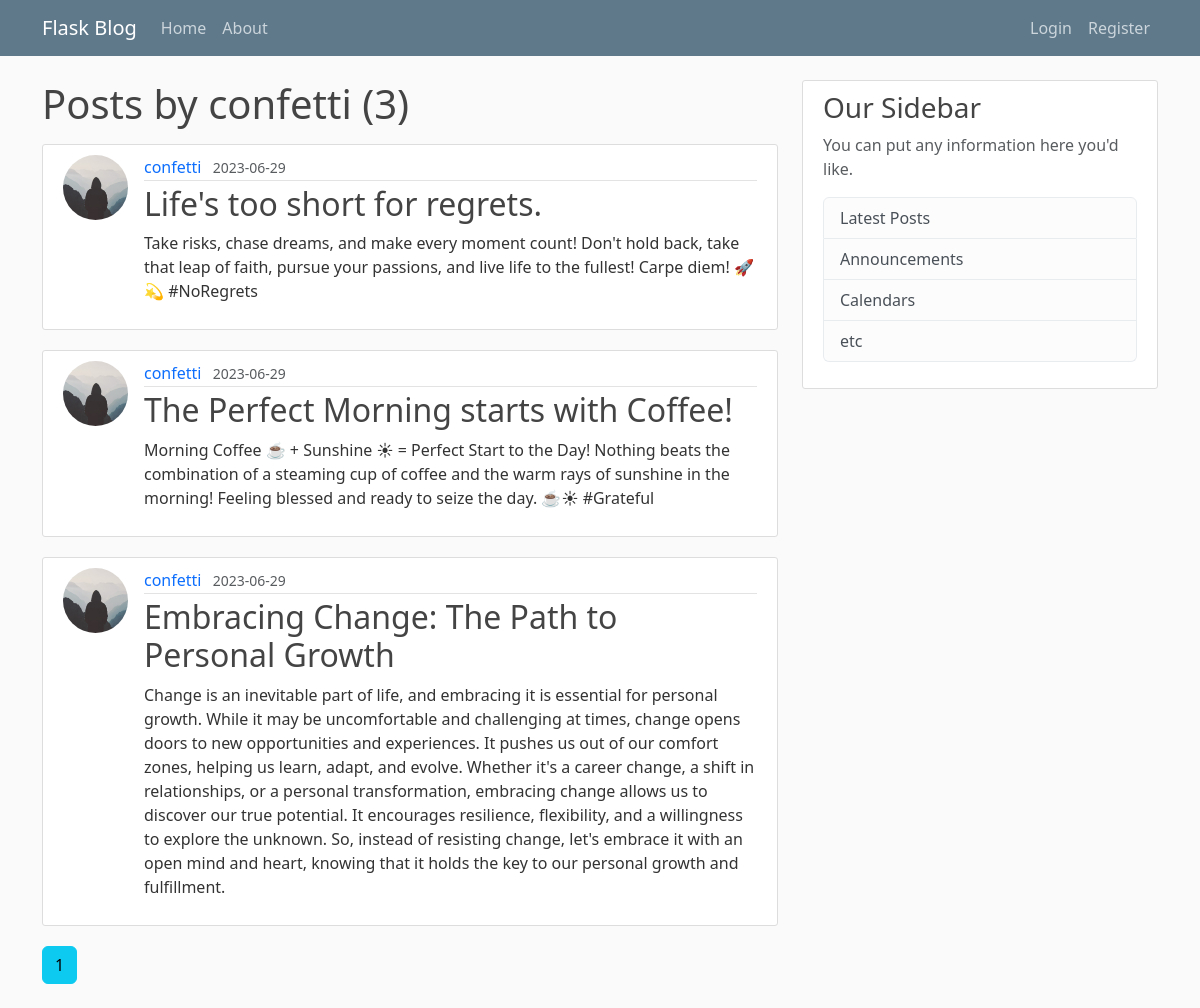
Page /user/confetti on the committed database.
### flaskblog/models.py (models this page shows, shortened)
class User(db.Model, UserMixin):
    id = db.Column(db.Integer, primary_key=True)
    username = db.Column(db.String(20), unique=True, nullable=False)
    email = db.Column(db.String(120), unique=True, nullable=False)
    image_file = db.Column(db.String(20), nullable=False, default='default.jpg')
    password = db.Column(db.String(60), nullable=False)
    posts = db.relationship('Post', backref='author', lazy=True)

class Post(db.Model):
    id = db.Column(db.Integer, primary_key=True)
    title = db.Column(db.String(100), nullable=False)
    date_posted = db.Column(db.DateTime, nullable=False, default=datetime.utcnow)
    content = db.Column(db.Text, nullable=False)
    user_id = db.Column(db.Integer, db.ForeignKey('user.id'), nullable=False)

### flaskblog/users/routes.py (the view)
@users.route("/user/<string:username>")
def user_posts(username):
    page = request.args.get('page', 1, type=int)
    user = User.query.filter_by(username=username).first_or_404()
    posts = Post.query.filter_by(author=user)\
        .order_by(Post.date_posted.desc())\
        .paginate(page=page, per_page=5)
    return render_template('user_posts.html', posts=posts, user=user)

### flaskblog/templates/user_posts.html
{% extends "layout.html" %}
{% block content %}
	<h1 class="mb-3">Posts by {{ user.username }} ({{ posts.total }})</h1>
	{% for post in posts.items %}
		<article class="media new-content-section">
		  <img class="rounded-circle article-img" style="float:left;" src="{{ url_for('static', filename='profile_pics/' + post.author.image_file) }}">
		  <div class="media-body">
		    <div class="article-metadata">
		      <a class="username" style="text-decoration: none" href="{{ url_for('users.user_posts', username=post.author.username) }}">{{ post.author.username }}</a>
		      <small class="text-muted">{{ post.date_posted.strftime('%Y-%m-%d') }}</small>
		    </div>
		    <h2><a class="article-title" style="text-decoration: none" href="{{ url_for('posts.post', post_id=post.id) }}">{{ post.title }}</a></h2>
		    <p class="article-content">{{ post.content }}</p>
		  </div>
		</article>
	{% endfor %}
	{% for page_num in posts.iter_pages(left_edge=1, right_edge=1, left_current=1, right_current=2) %}
		{% if page_num %}
			{% if posts.page == page_num %}
				<a class="btn btn-info mb-4" href="{{ url_for('users.user_posts', username=user.username, page=page_num) }}">{{ page_num }}</a>
			{% else %}
				<a class="btn btn-outline-info mb-4" href="{{ url_for('users.user_posts', username=user.username,  page=page_num) }}">{{ page_num }}</a>
			{% endif %}
		{% else %}
			...
		{% endif %}
	{% endfor %}
{% endblock content %}

### flaskblog/static/main.css (style rules this page uses)
body { background: #fafafa; color: #333333; margin-top: 5rem; }
h1, h2, h3, h4, h5, h6 { color: #444444; }
.article-title { color: #444444; }
.article-content { white-space: pre-line; }
.article-img { height: 65px; width: 65px; margin-right: 16px; margin-bottom: 5px; object-fit: cover; }
.article-metadata { padding-bottom: 1px; margin-bottom: 4px; border-bottom: 1px solid #e3e3e3 }
.media-body { flex: 1; }
.new-content-section { background: #ffffff; padding: 10px 20px; border: 1px solid #dddddd; border-radius: 3px; margin-bottom: 20px; display: flex; align-items: flex-start; }
.username { margin-right: 7px; }

### rows in the picture
User: username "confetti"
Post: image_file (placeholder picture), author.username "confetti", date_posted "2023-06-29", title "Life's too short for regrets.", content "Take risks, chase dreams, and make every moment count! Don't hold back, take that leap of faith, pursue your passions, and live life to the fullest! Carpe diem! 🚀💫 #NoRegrets"
Post: image_file (placeholder picture), author.username "confetti", date_posted "2023-06-29", title "The Perfect Morning starts with Coffee!", content "Morning Coffee ☕ + Sunshine ☀ = Perfect Start to the Day! Nothing beats the combination of a steaming cup of coffee and the warm rays of sunshine in the morning! Feeling blessed and ready to seize the day. ☕☀ #Grateful"
Post: image_file (placeholder picture), author.username "confetti", date_posted "2023-06-29", title "Embracing Change: The Path to Personal Growth", content "Change is an inevitable part of life, and embracing it is essential for personal growth. While it may be uncomfortable and challenging at times, change opens doors to new opportunities and experiences. It pushes us out of our comfort zones, helping us learn, adapt, and evolve. Whether it's a career change, a shift in relationships, or a personal transformation, embracing change allows us to discover our true potential. It encourages resilience, flexibility, and a willingness to explore the unknown. So, instead of resisting change, let's embrace it with an open mind and heart, knowing that it holds the key to our personal growth and fulfillment."

### other values in the picture
{{ posts.total }} "3"
{{ page_num }} "1"
